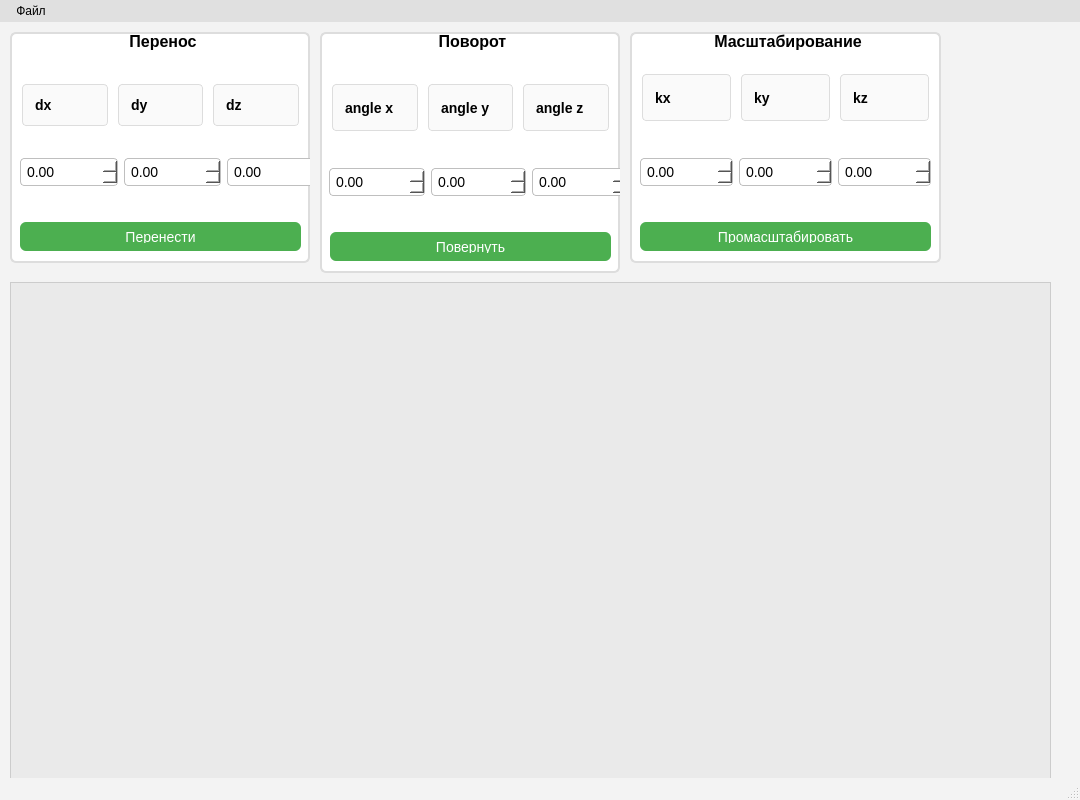
<?xml version="1.0" encoding="UTF-8"?>
<ui version="4.0">
 <class>MainWindow</class>
 <widget class="QMainWindow" name="MainWindow">
  <property name="geometry">
   <rect>
    <x>0</x>
    <y>0</y>
    <width>1080</width>
    <height>800</height>
   </rect>
  </property>
  <property name="windowTitle">
   <string>MainWindow</string>
  </property>
  <property name="styleSheet">
   <string notr="true">
   /* Общий фон окна и базовый цвет текста */
   QMainWindow {
       background-color: #f3f3f3;
       color: #000000; /* чёрный текст по умолчанию */
   }

   /* Стили для GroupBox */
   QGroupBox {
       font-weight: bold;
       border: 2px solid #ddd;
       border-radius: 6px;
       margin-top: 1em; /* отступ между заголовком и рамкой */
       background-color: #ffffff;
       color: #000000;
   }
   QGroupBox::title {
       subcontrol-origin: margin;
       subcontrol-position: top center;
       padding: 0px 6px;
       background-color: transparent;
   }

   /* Стили для QLabel (по умолчанию) */
   QLabel {
       font-size: 14px;
       color: #000000;
   }

   /*
    * Дополнительный стиль рамок для
    *  - dx, dy, dz (#label_14, #label_15, #label_13)
    *  - angle x, angle y, angle z (#label_5, #label_4, #label_6)
    *  - kx, ky, kz (#label_3, #label_2, #label_kz)
    * Cюда добавлены отступы, лёгкое закругление, светлый фон и центрирование текста.
    */
   #label_14, #label_15, #label_13,
   #label_5, #label_4, #label_6,
   #label_3, #label_2, #label_kz {
       border: 1px solid #ddd;
       border-radius: 4px;
       background-color: #fafafa;
       padding: 4px 8px;
       margin: 2px;
       font-weight: 500;
       qproperty-alignment: 'AlignCenter'; /* центрируем текст */
   }

   /* Стили для кнопок (QPushButton) */
   QPushButton {
       background-color: #4caf50; /* приятный зелёный цвет */
       color: #ffffff;           /* белый текст */
       border-radius: 6px;
       padding: 8px;
       font-size: 14px;
   }
   QPushButton:hover {
       background-color: #43a047; /* чуть темнее при наведении */
   }
   QPushButton:pressed {
       background-color: #388e3c; /* ещё темнее при нажатии */
   }

   /* Стили для QDoubleSpinBox */
   QDoubleSpinBox {
       border: 1px solid #bfbfbf;
       border-radius: 4px;
       padding: 4px;
       font-size: 14px;
       background-color: #ffffff;
       color: #000000;
   }
   QDoubleSpinBox:focus {
       border: 1px solid #4caf50; /* цвет рамки при фокусе */
   }

   /* Стили для QGraphicsView */
   QGraphicsView {
       border: 1px solid #ccc;
       background-color: #eaeaea;
   }

   /* Стили для меню (QMenuBar и QMenu) */
   QMenuBar {
       background-color: #e0e0e0;
       color: #000000;
   }
   QMenuBar::item {
       background: transparent;
       color: #000000;
       padding: 4px 10px;
   }
   QMenuBar::item:selected {
       background: #4caf50;
       color: #ffffff;
       border-radius: 4px;
   }
   QMenu {
       background-color: #ffffff;
       border: 1px solid #ccc;
       color: #000000;
   }
   QMenu::item {
       color: #000000;
       padding: 4px 20px;
   }
   QMenu::item:selected {
       background-color: #4caf50;
       color: #ffffff;
   }
   </string>
  </property>
  <widget class="QWidget" name="centralwidget">
   <widget class="QGroupBox" name="groupBox">
    <property name="geometry">
     <rect>
      <x>10</x>
      <y>10</y>
      <width>300</width>
      <height>231</height>
     </rect>
    </property>
    <property name="font">
     <font>
      <pointsize>12</pointsize>
      <bold>true</bold>
     </font>
    </property>
    <property name="title">
     <string>Перенос</string>
    </property>
    <widget class="QPushButton" name="buttonMove">
     <property name="geometry">
      <rect>
       <x>10</x>
       <y>190</y>
       <width>281</width>
       <height>29</height>
      </rect>
     </property>
     <property name="text">
      <string>Перенести</string>
     </property>
    </widget>
    <widget class="QWidget" name="horizontalLayoutWidget_7">
     <property name="geometry">
      <rect>
       <x>10</x>
       <y>100</y>
       <width>305</width>
       <height>80</height>
      </rect>
     </property>
     <layout class="QHBoxLayout" name="horizontalLayout_9">
      <item>
       <widget class="QDoubleSpinBox" name="move_x_box">
        <property name="minimum">
         <double>-1000.000000000000000</double>
        </property>
        <property name="maximum">
         <double>10000.000000000000000</double>
        </property>
       </widget>
      </item>
      <item>
       <widget class="QDoubleSpinBox" name="move_y_box">
        <property name="minimum">
         <double>-1000.000000000000000</double>
        </property>
        <property name="maximum">
         <double>10000.000000000000000</double>
        </property>
       </widget>
      </item>
      <item>
       <widget class="QDoubleSpinBox" name="move_z_box">
        <property name="minimum">
         <double>-1000.000000000000000</double>
        </property>
        <property name="maximum">
         <double>10000.000000000000000</double>
        </property>
       </widget>
      </item>
     </layout>
    </widget>
    <widget class="QLabel" name="label_12">
     <property name="geometry">
      <rect>
       <x>10</x>
       <y>40</y>
       <width>125</width>
       <height>49</height>
      </rect>
     </property>
    </widget>
    <widget class="QLabel" name="label_10">
     <property name="geometry">
      <rect>
       <x>142</x>
       <y>40</y>
       <width>125</width>
       <height>49</height>
      </rect>
     </property>
    </widget>
    <widget class="QLabel" name="label_11">
     <property name="geometry">
      <rect>
       <x>274</x>
       <y>40</y>
       <width>125</width>
       <height>49</height>
      </rect>
     </property>
    </widget>
    <widget class="QWidget" name="horizontalLayoutWidget_8">
     <property name="geometry">
      <rect>
       <x>10</x>
       <y>50</y>
       <width>281</width>
       <height>46</height>
      </rect>
     </property>
     <layout class="QHBoxLayout" name="horizontalLayout_10">
      <item>
       <widget class="QLabel" name="label_14">
        <property name="font">
         <font>
          <pointsize>-1</pointsize>
          <fontweight>Medium</fontweight>
         </font>
        </property>
        <property name="text">
         <string>dx</string>
        </property>
       </widget>
      </item>
      <item>
       <widget class="QLabel" name="label_15">
        <property name="font">
         <font>
          <pointsize>-1</pointsize>
          <fontweight>Medium</fontweight>
         </font>
        </property>
        <property name="text">
         <string>dy</string>
        </property>
       </widget>
      </item>
      <item>
       <widget class="QLabel" name="label_13">
        <property name="font">
         <font>
          <pointsize>-1</pointsize>
          <fontweight>Medium</fontweight>
         </font>
        </property>
        <property name="text">
         <string>dz</string>
        </property>
       </widget>
      </item>
     </layout>
    </widget>
   </widget>
   <widget class="QGroupBox" name="groupBox_2">
    <property name="geometry">
     <rect>
      <x>320</x>
      <y>10</y>
      <width>300</width>
      <height>241</height>
     </rect>
    </property>
    <property name="font">
     <font>
      <pointsize>12</pointsize>
      <bold>true</bold>
     </font>
    </property>
    <property name="title">
     <string>Поворот</string>
    </property>
    <widget class="QPushButton" name="buttonRotate">
     <property name="geometry">
      <rect>
       <x>10</x>
       <y>200</y>
       <width>281</width>
       <height>29</height>
      </rect>
     </property>
     <property name="text">
      <string>Повернуть</string>
     </property>
    </widget>
    <widget class="QWidget" name="horizontalLayoutWidget_3">
     <property name="geometry">
      <rect>
       <x>9</x>
       <y>110</y>
       <width>299</width>
       <height>80</height>
      </rect>
     </property>
     <layout class="QHBoxLayout" name="horizontalLayout_4">
      <item>
       <widget class="QDoubleSpinBox" name="angle_y_box">
        <property name="minimum">
         <double>-1000.000000000000000</double>
        </property>
        <property name="value">
         <double>0.000000000000000</double>
        </property>
       </widget>
      </item>
      <item>
       <widget class="QDoubleSpinBox" name="angle_x_box">
        <property name="minimum">
         <double>-1000.000000000000000</double>
        </property>
        <property name="value">
         <double>0.000000000000000</double>
        </property>
       </widget>
      </item>
      <item>
       <widget class="QDoubleSpinBox" name="angle_z_boz">
        <property name="minimum">
         <double>-1000.000000000000000</double>
        </property>
        <property name="value">
         <double>0.000000000000000</double>
        </property>
       </widget>
      </item>
     </layout>
    </widget>
    <widget class="QWidget" name="horizontalLayoutWidget_4">
     <property name="geometry">
      <rect>
       <x>10</x>
       <y>50</y>
       <width>281</width>
       <height>51</height>
      </rect>
     </property>
     <layout class="QHBoxLayout" name="horizontalLayout_5">
      <item>
       <widget class="QLabel" name="label_5">
        <property name="font">
         <font>
          <pointsize>-1</pointsize>
          <fontweight>Medium</fontweight>
         </font>
        </property>
        <property name="text">
         <string>angle x</string>
        </property>
       </widget>
      </item>
      <item>
       <widget class="QLabel" name="label_4">
        <property name="font">
         <font>
          <pointsize>-1</pointsize>
          <fontweight>Medium</fontweight>
         </font>
        </property>
        <property name="text">
         <string>angle y</string>
        </property>
       </widget>
      </item>
      <item>
       <widget class="QLabel" name="label_6">
        <property name="font">
         <font>
          <pointsize>-1</pointsize>
          <fontweight>Medium</fontweight>
         </font>
        </property>
        <property name="text">
         <string>angle z</string>
        </property>
       </widget>
      </item>
     </layout>
    </widget>
   </widget>
   <widget class="QGroupBox" name="groupBox_3">
    <property name="geometry">
     <rect>
      <x>630</x>
      <y>10</y>
      <width>311</width>
      <height>231</height>
     </rect>
    </property>
    <property name="font">
     <font>
      <pointsize>12</pointsize>
      <bold>true</bold>
     </font>
    </property>
    <property name="title">
     <string>Масштабирование</string>
    </property>
    <widget class="QPushButton" name="buttonScale">
     <property name="geometry">
      <rect>
       <x>10</x>
       <y>190</y>
       <width>291</width>
       <height>29</height>
      </rect>
     </property>
     <property name="text">
      <string>Промасштабировать</string>
     </property>
    </widget>
    <widget class="QWidget" name="horizontalLayoutWidget">
     <property name="geometry">
      <rect>
       <x>10</x>
       <y>100</y>
       <width>291</width>
       <height>80</height>
      </rect>
     </property>
     <layout class="QHBoxLayout" name="horizontalLayout">
      <item>
       <widget class="QDoubleSpinBox" name="scale_x_box">
        <property name="minimum">
         <double>-1000.000000000000000</double>
        </property>
        <property name="value">
         <double>0.000000000000000</double>
        </property>
       </widget>
      </item>
      <item>
       <widget class="QDoubleSpinBox" name="scale_y_box">
        <property name="minimum">
         <double>-1000.000000000000000</double>
        </property>
        <property name="value">
         <double>0.000000000000000</double>
        </property>
       </widget>
      </item>
      <item>
       <widget class="QDoubleSpinBox" name="scale_z_box">
        <property name="minimum">
         <double>-1000.000000000000000</double>
        </property>
        <property name="value">
         <double>0.000000000000000</double>
        </property>
       </widget>
      </item>
     </layout>
    </widget>
    <widget class="QWidget" name="horizontalLayoutWidget_2">
     <property name="geometry">
      <rect>
       <x>10</x>
       <y>40</y>
       <width>291</width>
       <height>51</height>
      </rect>
     </property>
     <layout class="QHBoxLayout" name="horizontalLayout_3">
      <item>
       <widget class="QLabel" name="label_3">
        <property name="font">
         <font>
          <pointsize>-1</pointsize>
          <fontweight>Medium</fontweight>
         </font>
        </property>
        <property name="text">
         <string>kx</string>
        </property>
       </widget>
      </item>
      <item>
       <widget class="QLabel" name="label_2">
        <property name="font">
         <font>
          <pointsize>-1</pointsize>
          <fontweight>Medium</fontweight>
         </font>
        </property>
        <property name="text">
         <string>ky</string>
        </property>
       </widget>
      </item>
      <item>
       <widget class="QLabel" name="label_kz">
        <property name="font">
         <font>
          <pointsize>-1</pointsize>
          <fontweight>Medium</fontweight>
         </font>
        </property>
        <property name="text">
         <string>kz</string>
        </property>
       </widget>
      </item>
     </layout>
    </widget>
   </widget>
   <widget class="QGraphicsView" name="graphicsView">
    <property name="geometry">
     <rect>
      <x>10</x>
      <y>260</y>
      <width>1041</width>
      <height>511</height>
     </rect>
    </property>
   </widget>
  </widget>
  <widget class="QMenuBar" name="menubar">
   <property name="geometry">
    <rect>
     <x>0</x>
     <y>0</y>
     <width>1080</width>
     <height>24</height>
    </rect>
   </property>
   <widget class="QMenu" name="menuFile">
    <property name="title">
     <string>Файл</string>
    </property>
    <addaction name="actionOpen_file"/>
    <addaction name="actionSave_file"/>
   </widget>
   <addaction name="menuFile"/>
  </widget>
  <widget class="QStatusBar" name="statusbar"/>
  <action name="actionOpen_file">
   <property name="text">
    <string>Загрузить файл</string>
   </property>
  </action>
  <action name="actionSave_file">
   <property name="text">
    <string>Сохранить</string>
   </property>
  </action>
 </widget>
 <resources/>
 <connections/>
</ui>
